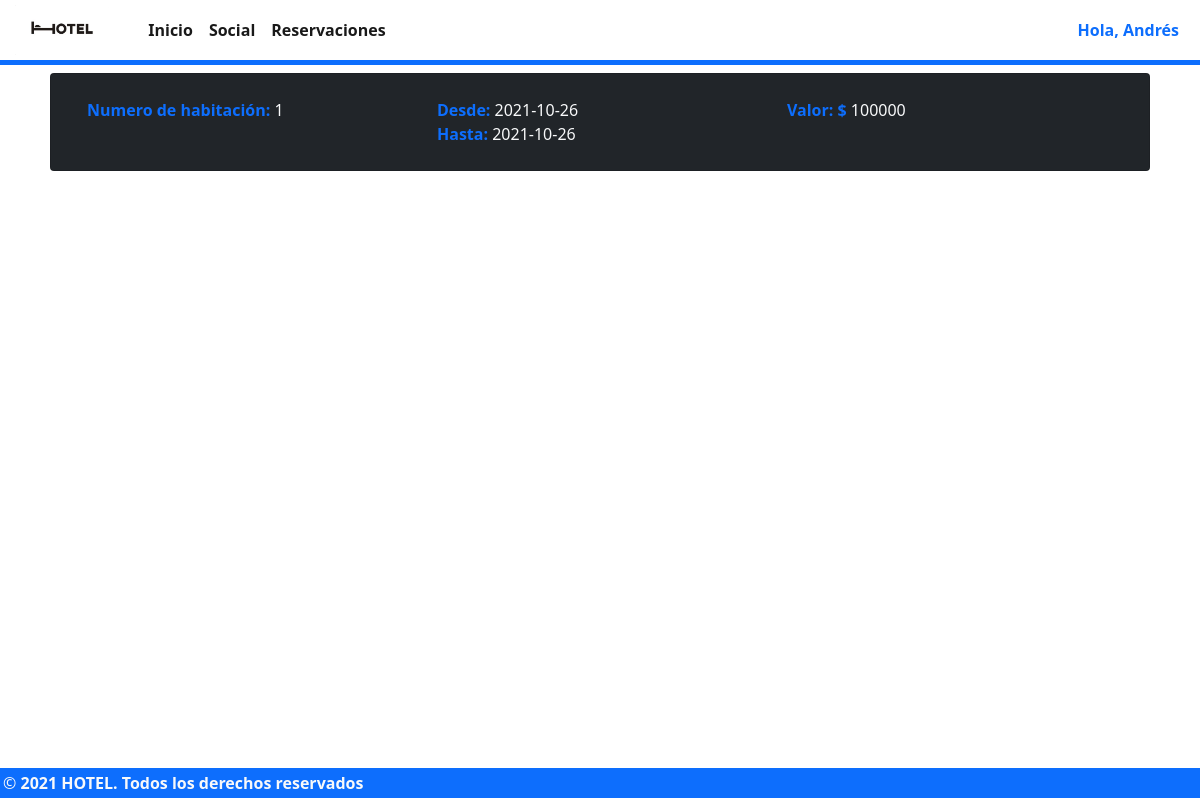
The page /reservation (signed in) on the database its author committed.
### tables this page shows
CREATE TABLE "user" (
	"id_user"	INTEGER NOT NULL UNIQUE,
	"name"	TEXT NOT NULL,
	"role"	TEXT,
	"email"	TEXT NOT NULL UNIQUE,
	"password"	TEXT NOT NULL,
	PRIMARY KEY("id_user" AUTOINCREMENT)
);

CREATE TABLE "reservation" (
	"id_user"	INTEGER NOT NULL,
	"id_room"	INTEGER NOT NULL,
	"startDate"	TEXT NOT NULL,
	"targetDate"	TEXT NOT NULL,
	"state"	INTEGER NOT NULL,
	FOREIGN KEY("id_room") REFERENCES "room",
	FOREIGN KEY("id_user") REFERENCES "user",
	PRIMARY KEY("id_user","id_room","startDate","targetDate")
);

### app.py (the view)
@app.route("/reservation", methods=["GET", "POST"])
def reservation_page():
    tempSession = getCurrentUser()
    id_user = tempSession["user"]["id"]
    conn=sqlite3.connect("hotel_db.db")
    cur = conn.cursor()
    cur.execute('SELECT * FROM reservation WHERE id_user ="%s" ORDER BY startDate ' % (id_user))
    rows = cur.fetchall()
    conn.close()
    length = len(rows)
    rows=list(rows)[::-1]
    newRows= map(addPrice, rows)
    return render_template('reservation.html',len=length, rows=newRows, session = {"login": tempSession["login"], "user": tempSession["user"]})

### app.py (called while the page is built)
def getCurrentUser():
    if 'email' in session:
        email = session['email']
        db = sqlite3.connect('hotel_db.db')
        sentencia = "SELECT * FROM user where email='"+email+"'"
        cursor = db.cursor()
        cursor.execute(sentencia)
        data = cursor.fetchall()
        db.close()
        if(len(data) > 0):
            user = {
            "id": data[0][0],
            "name": data[0][1],
            "role": data[0][2],
            "email": data[0][3]
            }
            return {
                "login": 1,
                "user": user
            }
        else:
            return {
                "login": 0,
                "user": ""
            }
    else:
        return {
            "login": 0,
            "user": ""
        }

def addPrice(row):
    vec = list(row)
    print(f'xxxxxxxxx', row[2])
    start = row[2].split("-")
    end = row[3].split("-")
    print(f'xxxxxxxxx', start, end)
    d0 = date(int(start[0]), int(start[1]), int(start[2]))
    d1 = date(int(end[0]), int(end[1]), int(end[2]))
    delta = d1 - d0
    print("XXXXXXXXXXXXXXXXX vec: ", vec)
    vec.append((delta.days+1)*100000)
    return vec

@app.before_request
def cargarSelect():
    tempSession = getCurrentUser()
    logged = tempSession["login"]
    user = tempSession["user"]
    if logged==0 and request.endpoint in ["feed_page", "dashboard_page", "dashboard_habitacion_page", "dashboard_admin_page", "dashboard_admin_create","dashboard_admin_delete"]:
        return redirect(url_for("index"))
    if logged==1:
        if user["role"]=="usuario" and request.endpoint in ["dashboard_page", "dashboard_habitacion_page", "dashboard_admin_page", "dashboard_admin_create","dashboard_admin_delete"]:
            return redirect(url_for("index"))
    if logged==1:
        if user["role"]!="superadmin" and request.endpoint in ["dashboard_admin_page", "dashboard_admin_create", "dashboard_admin_delete"]:
            return redirect(url_for("index"))

### templates/reservation.html (shortened to what this page needs)
{% macro miCard(number=000, startDate='xxxx-xx-xx', targetDate='xxxx-xx-xx', price=0) -%}
<div class="card bg-dark text-light m-2 p-4">
    <div class="container">
        <div class="row">
            <div class="col"><strong class="text-primary">Numero de habitación: </strong>{{number}}</div>
            <div class="col">
                <div>
                    <div>
                        <strong class="text-primary">Desde: </strong> {{startDate}}
                    </div>
                    <div>
                        <strong class="text-primary">Hasta: </strong> {{targetDate}}
                    </div>
                </div>
            </strong></div>
            <div class="col"><strong class="text-primary">Valor: $ </strong> {{price}}</div>
        </div>
    </div>
</div>
{%- endmacro %}
{% extends 'models/loggedIn.model.html' %}
{% block content %}
 <div class="container">
    {% if len>0 %}
        {% for item in rows %}
            {{miCard(item[1],item[2],item[3], item[5])}}
        {% endfor %}
    {% else %}
        <div class="alert alert-danger mt-4 text-center">
            Usted no tiene reservaciones
        </div>
    {% endif %}
 </div>
{% endblock content %}

### templates/models/loggedIn.model.html (shortened to what this page needs)
<!DOCTYPE html>
<html lang="en">
  <head>
    <link rel="stylesheet" href="../../static/css/main.model.css" />
    <link
      href="https://cdn.jsdelivr.net/npm/bootstrap@5.1.3/dist/css/bootstrap.min.css"
      rel="stylesheet"
    />
  </head>
  <body>
    <main class="contentMain">
      <nav
        class="
          navbar navbar-expand-lg navbar-light
          m-0
          p-0
          border-bottom border-primary border-5
        "
      >
        <div class="container-fluid m-0 p-0">
          <a class="navbar-brand" href="#"
            ><img
            src="{{ url_for('static', filename = 'images/33318-3-hotel-hd-thumb.png') }}"
              alt=""
              height="50px"
          /></a>
          <div
            class="collapse navbar-collapse d-flex justify-content-between"
            id="navbarNav"
          >
            <ul class="navbar-nav">
              <li class="nav-item">
                <a class="nav-link active"  href="/"
                  ><strong>Inicio</strong></a
                >
              </li>
              <li class="nav-item">
                <a class="nav-link active"  href="/feed"
                  ><strong>Social</strong></a
                >
              </li>
              <li class="nav-item">
                <a class="nav-link active"  href="/reservation"
                  ><strong>Reservaciones</strong></a
                >
              </li>
            </ul>
            <div class="">
              <button
                class="btn text-primary me-2"
                type="button"
                data-bs-toggle="offcanvas"
                data-bs-target="#offcanvasRight"
                aria-controls="offcanvasRight"
              >
                <strong>Hola, {{session.user.name}}</strong>
              </button>
            </div>
          </div>
        </div>
      </nav>
      {% block content %} {% endblock content %}
    </main>
    <footer class="footerMain bg-primary">
      <div class="bg-primary text-light">
        <span
          >©<strong> 2021 HOTEL. Todos los derechos reservados</strong></span
        >
      </div>
    </footer>
  </body>
</html>

### static/css/main.model.css (style rules this page uses)
html,body { min-height: 100vh !important; }
main { min-height: 96vh; }
a:link, a:visited, a:active { text-decoration:none; }
.footerMain { min-height: 3vh; bottom: 0px; padding: 3px; }

### rows shown on the page
user: user.name "Andrés"
reservation: number "1", startDate "2021-10-26", targetDate "2021-10-26", price "100000"
